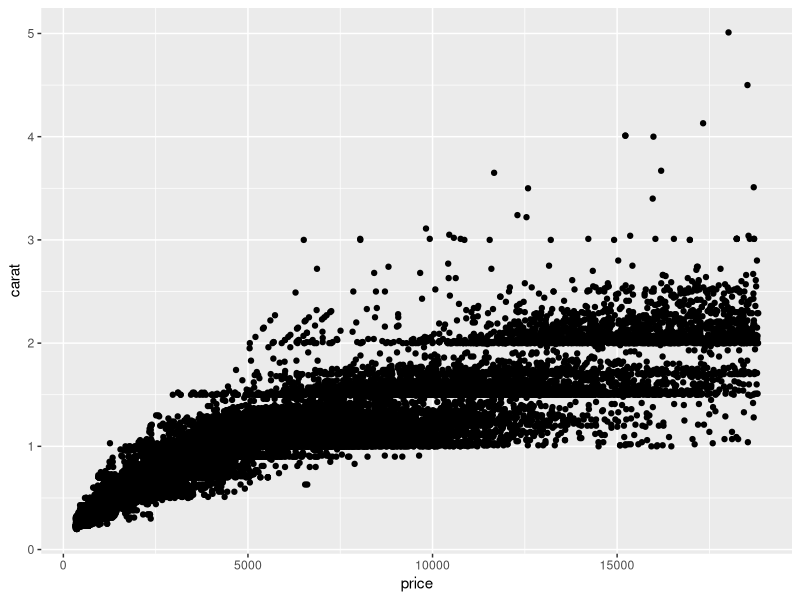
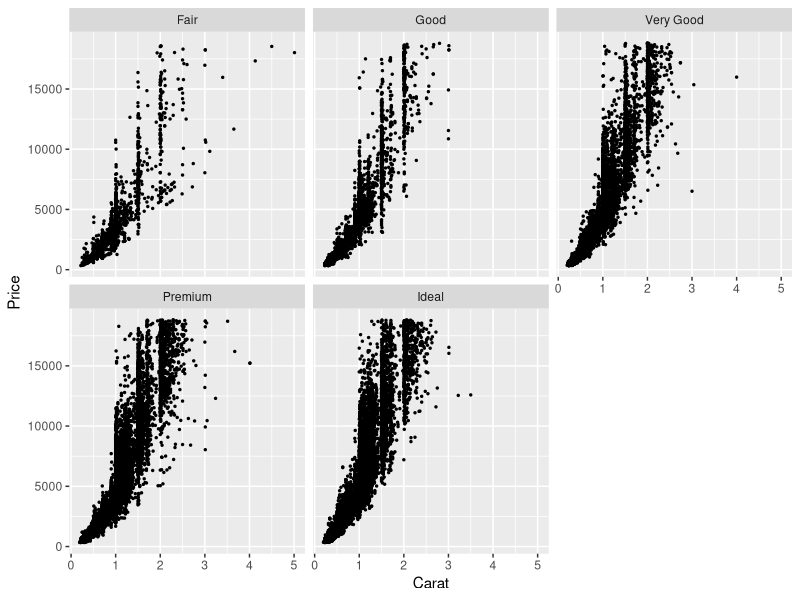

R code for these plots, in order:
## ---- chunk 1
library(tidyverse)
## ---- chunk 2
## TASK: Plot `price` vs `carat` below
## Your code here!
diamonds %>%
  ggplot(aes(price, carat)) +
  geom_point()
## ---- chunk 3
## TASK: Plot `price`, `carat`, and `cut` below
## Your code here!

ggplot(diamonds,aes(x = carat, y = price)) +
facet_wrap(~ cut)+
labs(x = "Carat", y = "Price") +
geom_point(size = 0.5)
      
